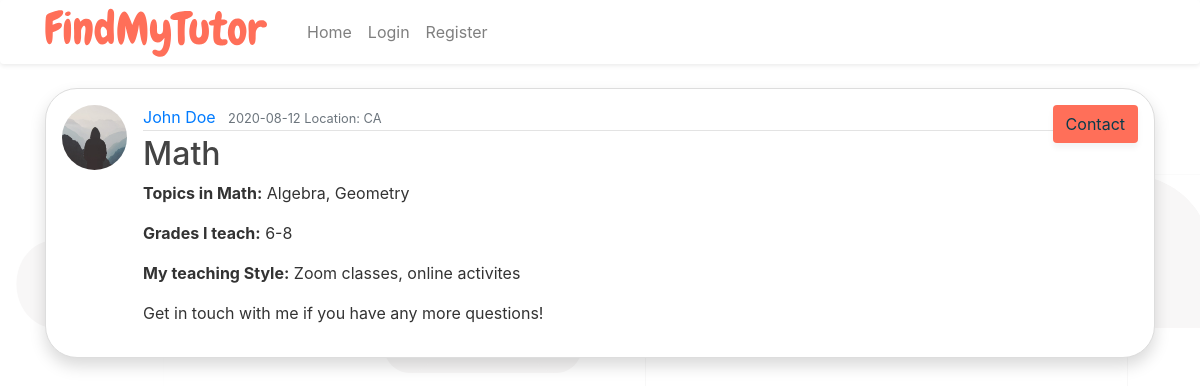
/post/1, run on the app's committed database.
### flaskTest/models.py (models this page shows, shortened)
class User(db.Model, UserMixin):
    id = db.Column(db.Integer, primary_key=True)
    username = db.Column(db.String(20), unique=True, nullable=False)
    email = db.Column(db.String(120), unique=True, nullable=False)
    image_file = db.Column(db.String(20), nullable=False,
                           default='default.jpg')
    location = db.Column(db.String(100), nullable=False)
    password = db.Column(db.String(60), nullable=False)
    posts = db.relationship('Post', backref='author', lazy=True)

class Post(db.Model):
    id = db.Column(db.Integer, primary_key=True)
    subject = db.Column(db.String(100), nullable=False)
    topics = db.Column(db.String(250), nullable=False)
    grades = db.Column(db.String(100), nullable=False)
    style = db.Column(db.String(100), nullable=False)
    date_posted = db.Column(db.DateTime, nullable=False,
                            default=datetime.utcnow)
    user_id = db.Column(db.Integer, db.ForeignKey('user.id'), nullable=False)

### flaskTest/routes.py (the view)
@app.route("/post/<int:post_id>")
def post(post_id):
    post = Post.query.get_or_404(post_id)
    return render_template('post.html', title=post.subject, post=post)

### flaskTest/templates/post.html (shortened to what this page needs)
{% extends "layout.html" %}
{%block content%}
<div class='container mt-4'>
  <article class="media content-section shadow p-3 mb-5 bg-white">
    <img class="rounded-circle article-img" src="{{ url_for('static', filename='profilepics/' + post.author.image_file) }}">
    <div class="media-body">
      <div class="article-metadata">
        <a class="mr-2" href="#">{{ post.author.username }}</a>
        <small class="text-muted">{{ post.date_posted.strftime('%Y-%m-%d') }} Location: {{post.author.location}}</small>
      </div>
      <h2 class="article-title">{{ post.subject }}</h2>
      <p class="article-content"><strong>Topics in {{ post.subject }}:</strong> {{ post.topics }}</p>
      <p class="article-content"><strong>Grades I teach:</strong> {{ post.grades }}</p>
      <p class="article-content"><strong>My teaching Style:</strong> {{ post.style }}</p>
      <p>Get in touch with me if you have any more questions!</p>
    </div>
    <a class="btn contact" href="{{ url_for('contact', post_id=post.id) }}">Contact</a>
  </article>
  </div>
{%endblock content%}

### flaskTest/static/main.css (style rules this page uses)
body { background: #fff; color: #333333; background-image: url('./images/background.svg'); background-size: cover; background-position: 0px 0px; background-repeat: repeat-x; animation: animatedBackground 40s linear infinite; }
.content-section { background: #ffffff; border: 1px solid #dddddd; border-radius: 2em; }
.article-title { color: #444444; }
.article-content { white-space: pre-line; }
.article-img { height: 65px; width: 65px; margin-right: 16px; }
.article-metadata { padding-bottom: 1px; margin-bottom: 4px; border-bottom: 1px solid #e3e3e3 }
.search, .contact, .send, .login, .register { background-color: #FF6F59; color:#073B4C; font-size:1em; box-shadow: 0rem 0.3rem 0.4rem rgba( 0, 0, 0, 0.05 ); }
.contact, .send, .login, .register { transition:all .5s ease; }

### data on the page
User: image_file (placeholder picture), author.username "John Doe", author.location "CA"
Post: date_posted "2020-08-12", subject "Math", topics "Algebra, Geometry", grades "6-8", style "Zoom classes, online activites"
